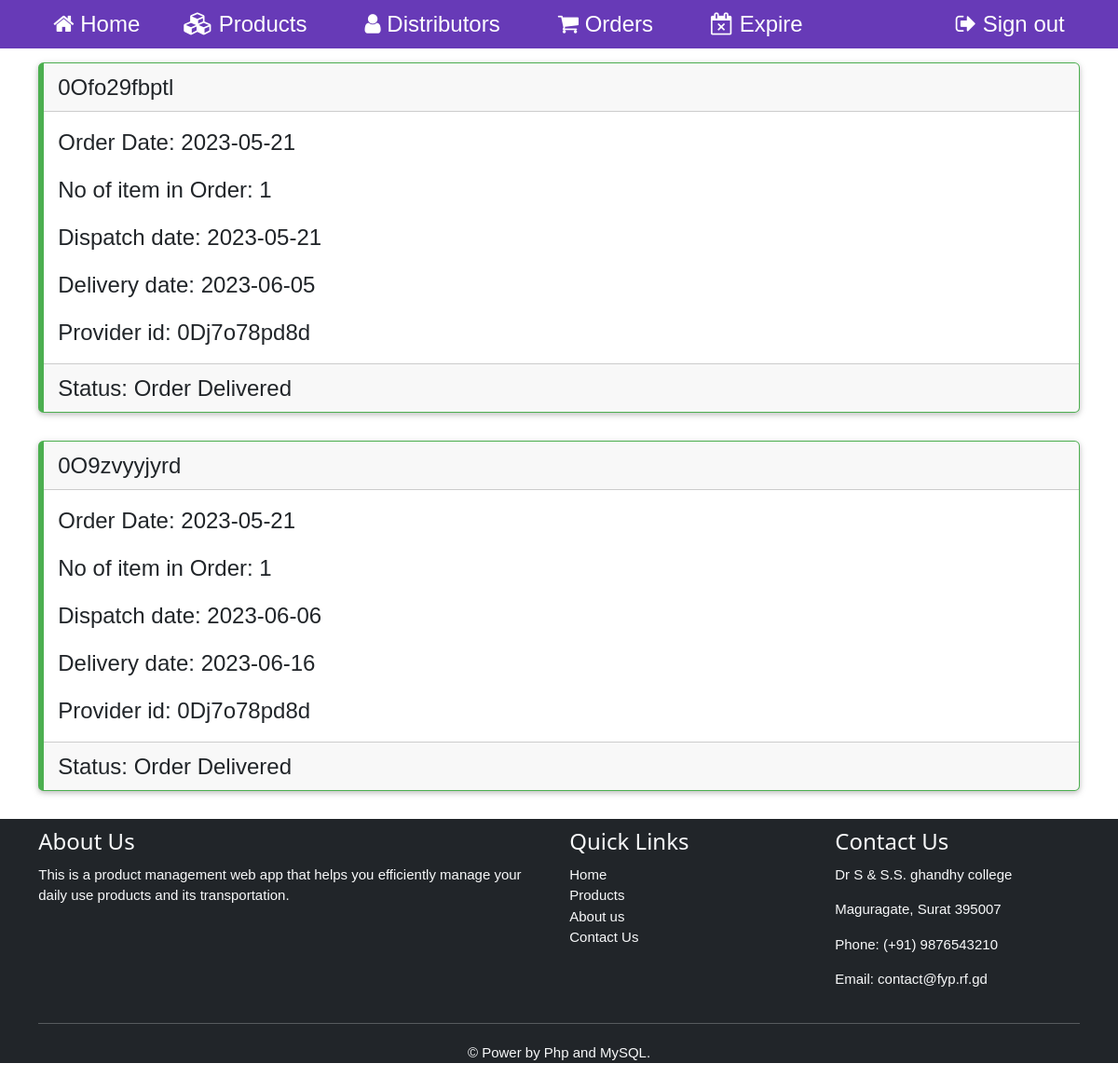
Screenshot of /s/orders_all.php (signed in) with the database file from the repository.
### tables this page shows
CREATE TABLE `orders` (
  `order_id` varchar(16) NOT NULL DEFAULT 'order_id_null',
  `f_provider_client_id` int(9) NOT NULL DEFAULT 0,
  `item_no` int(9) NOT NULL DEFAULT 0,
  `order_date` date NOT NULL DEFAULT '2001-01-01',
  `dispatch_date` date NOT NULL DEFAULT '2001-01-01',
  `delivery_date` date NOT NULL DEFAULT '2001-01-01',
  `status` int(3) NOT NULL DEFAULT 0
);

CREATE TABLE `provider_client` (
  `r_id` int(9) NOT NULL,
  `f_provider_id` varchar(16) NOT NULL DEFAULT 'f_id_null',
  `f_client_id` varchar(16) NOT NULL DEFAULT 'f_id_null',
  `status` int(3) NOT NULL DEFAULT 0
);

### s/php/orders_all.fun.php (called while the page is built, shortened)
<?php
function selectAllOrders($sellerId)
{
    $queryString = "SELECT orders.order_id, orders.order_date, orders.item_no, orders.dispatch_date, orders.delivery_date, provider_client.f_provider_id, provider_client.f_client_id, orders.status FROM orders LEFT JOIN provider_client ON f_provider_client_id = r_id WHERE provider_client.status = 3 AND orders.status != 0 AND f_client_id = ? ORDER BY orders.order_date DESC, orders.status;";
    $dbConn = databaseConnector();
    $stmt = mysqli_stmt_init($dbConn);
    if (mysqli_stmt_prepare($stmt, $queryString)) {
        mysqli_stmt_bind_param($stmt, "s", $sellerId);
        mysqli_stmt_execute($stmt);
        $resultToReturn = mysqli_stmt_get_result($stmt);
    }
    return $resultToReturn;
}

### s/orders_all.php (the view, shortened to what this page needs)
<?php require_once("./01_head.php") ?>
<?php
try {
    require_once("./php/orders_all.fun.php");
    $result = selectAllOrders($_SESSION["user_id"]);
} catch (Exception $e) {
    echo "ERROR MESSAGE: " . $e->getMessage();
}
?>
<div class="container" style="min-height: 100vh">
    <div class="row">
        <?php while ($data = isset($result) ? mysqli_fetch_assoc($result) : null) : ?>
            <div class="col-12">
                <div class="card my-3 w3-xlarge w3-leftbar w3-card-2 <?= $data["status"] == 1 ? "w3-border-red" : ($data["status"] == 2 ? "w3-border-yellow" : "w3-border-green") ?>">
                    <div class="card-header">
                        <?= $data["order_id"] ?>
                    </div>
                    <div class="card-body">
                        <p class="card-text">Order Date: <?= $data["order_date"] ?></p>
                        <p class="card-text">No of item in Order: <?= $data["item_no"] ?></p>
                        <?php if ($data["status"] == 3) : ?>
                            <p class="card-text">Dispatch date: <?= $data["dispatch_date"] ?></p>
                            <p class="card-text">Delivery date: <?= $data["delivery_date"] ?></p>
                        <?php endif; ?>
                        <?php if (substr($data["f_provider_id"], 0, 2) == "0D") : ?>
                            <p class="card-text">Provider id: <?= $data["f_provider_id"] ?></p>
                        <?php endif; ?>
                    </div>
                    <div class="card-footer">
                        <?php if ($data["status"] == 1) : ?>
                            <span>
                                Status: Order Pending...
                            </span>
                        <?php elseif ($data["f_provider_id"] == $_SESSION["user_id"] && $data["status"] != 3) : ?>
                            <span>
                                Status: Order Dispatch
                            </span>
                        <?php elseif ($data["status"] == 3) : ?>
                            <span>
                                Status: Order Delivered
                            </span>
                        <?php endif; ?>
                    </div>
                </div>
            </div>
        <?php endwhile; ?>
    </div>
</div>
<?php require_once("./02_foot.php") ?>

### w3.css (style rules this page uses)
*,*:before,*:after { box-sizing:inherit }
html { -ms-text-size-adjust:100%;-webkit-text-size-adjust:100% }
body { margin:0 }
html,body { font-family:Verdana,sans-serif;font-size:15px;line-height:1.5 }
html { overflow-x:hidden }
.w3-card,.w3-card-2 { box-shadow:0 2px 5px 0 rgba(0,0,0,0.16),0 2px 10px 0 rgba(0,0,0,0.12) }
.w3-xlarge { font-size:24px!important }
.w3-leftbar { border-left:6px solid #ccc!important }
.w3-border-green,.w3-hover-border-green:hover { border-color:#4CAF50!important }

### rows the page displays
orders: order_id "0Ofo29fbptl", order_date "2023-05-21", item_no "1", dispatch_date "2023-05-21", delivery_date "2023-06-05", f_provider_client.f_provider_id "0Dj7o78pd8d", status "Status: Order Delivered"
orders: order_id "0O9zvyyjyrd", order_date "2023-05-21", item_no "1", dispatch_date "2023-06-06", delivery_date "2023-06-16", f_provider_client.f_provider_id "0Dj7o78pd8d", status "Status: Order Delivered"
